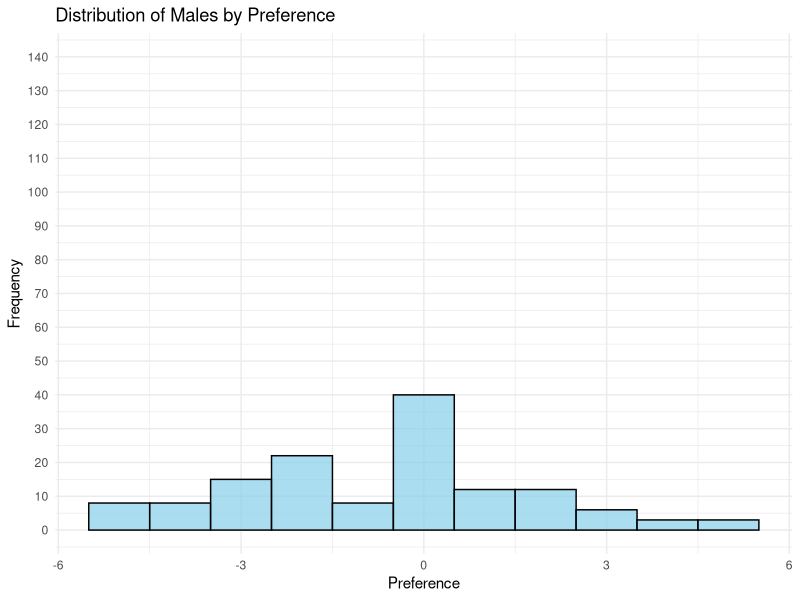
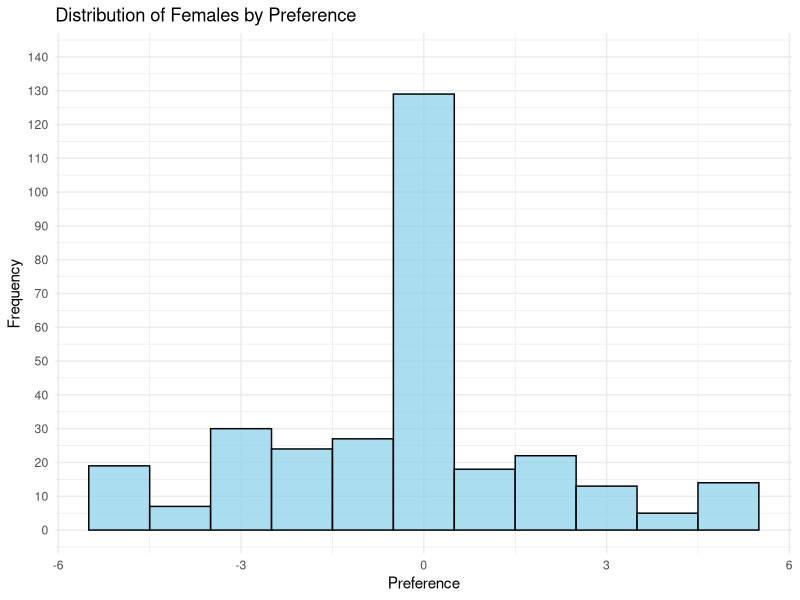
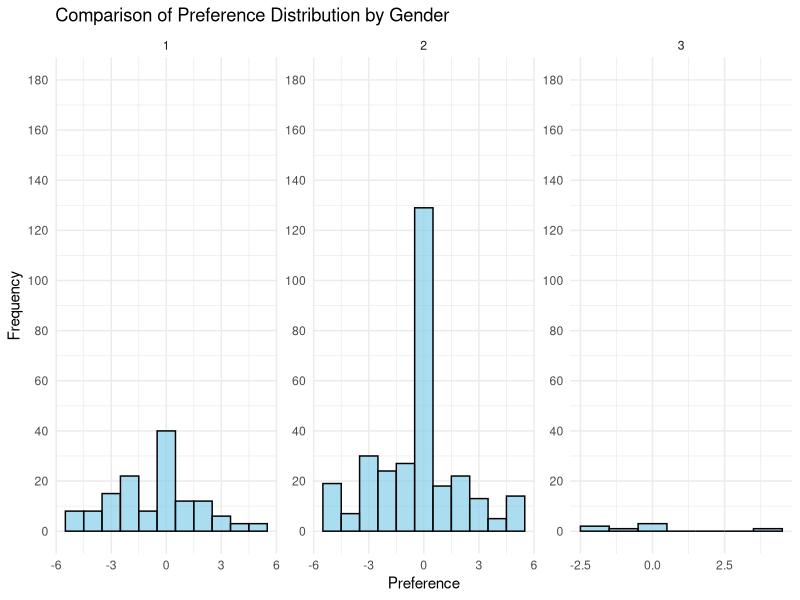
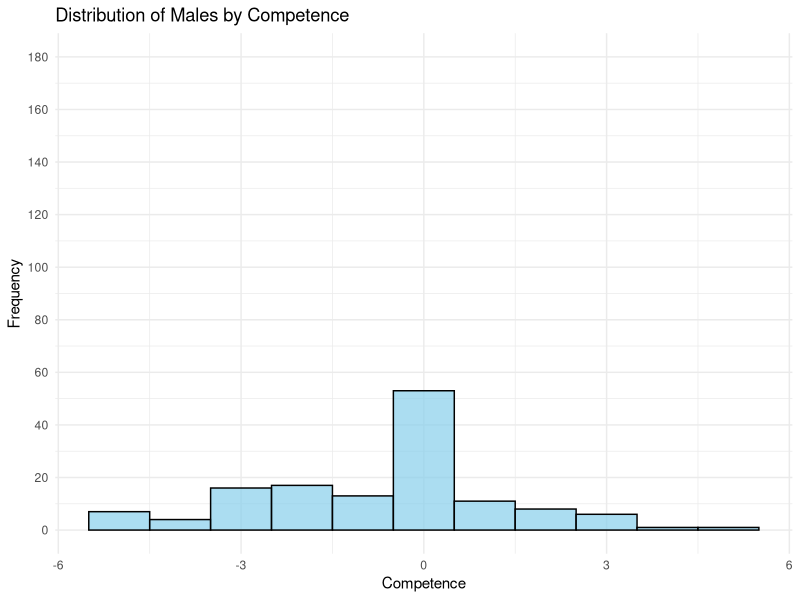
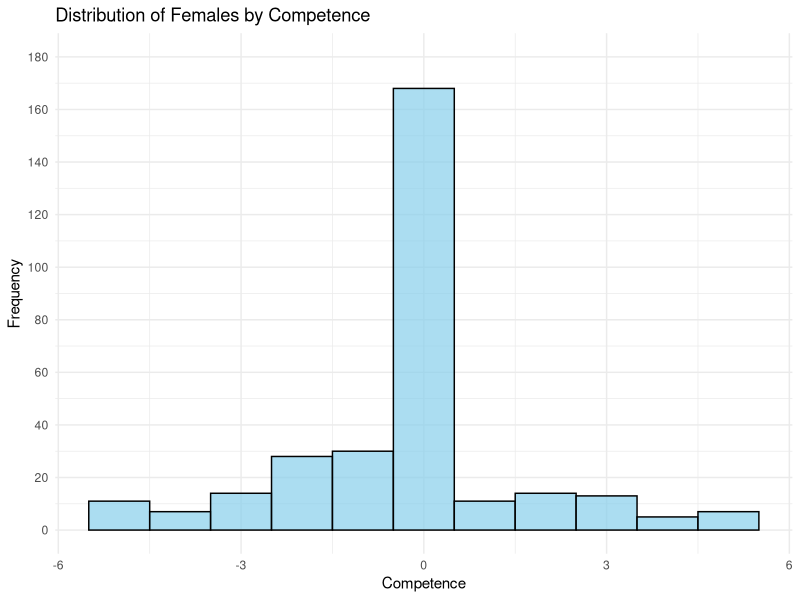
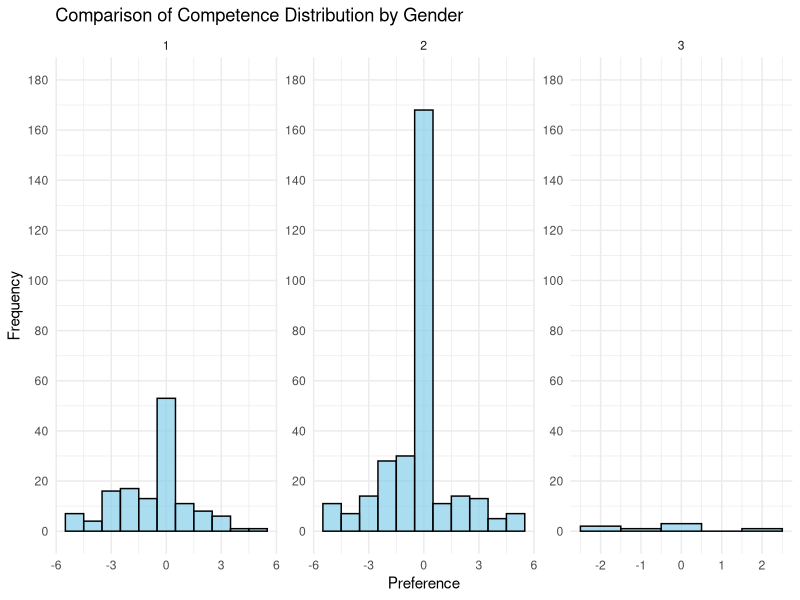

These figures' R source, in order:
#### Preamble ####
# Purpose: Clean the "Inaction We Trust" data of Study 2 by "Adrien Fillon" based on gender
# Author: Hari Lee Robledo, Sky Suh and Francesca Ye
# Date: 10 February 2024
# Pre-requisites: none


### Workspace Setup ###

library(tidyverse)
library(ggplot2)
library(dplyr)


#### Clean Data ####
# Select and save only the "preference", "competence" and "gender" columns
data_gender <- read.csv("study_2_raw_data.csv", sep = ";" )
data_gender <- data_gender[, c("preference","competence", "gender")]


# Convert columns to numeric (assuming "preference" is numeric)
data_gender$preference <- as.numeric(as.character(data_gender$preference))
data_gender$competence <- as.numeric(as.character(data_gender$competence))

# Skip rows with missing values
data_gender <- na.omit(data_gender)

data_gender

## Preference Graphs by Gender

# Select Gender 1 (male)
data_male <- data_gender[data_gender$gender == 1, ]

# Preference Graph by Gender 1 (Male)

histogram_male <- ggplot(data_male, aes(x = preference)) +
  geom_histogram(binwidth = 1, fill = "skyblue", color = "black", alpha = 0.7) +
  scale_y_continuous(limits = c(0,140), breaks = seq(0, 140, by = 10)) +
  labs(title = "Distribution of Males by Preference",
       x = "Preference",
       y = "Frequency") +
  theme_minimal()

histogram_male

# Preference Graph by Gender 2 (Female)

data_female <- data_gender[data_gender$gender == 2, ]

# Create a histogram for the "preference" column with gender equal to 2
histogram_female <- ggplot(data_female, aes(x = preference)) +
  geom_histogram(binwidth = 1, fill = "skyblue", color = "black", alpha = 0.7) +
  scale_y_continuous(limits = c(0,140), breaks = seq(0, 140, by = 10)) +
  labs(title = "Distribution of Females by Preference",
       x = "Preference",
       y = "Frequency") +
  theme_minimal()

histogram_female


#Compare Preference by Gender
#Code referenced from: https://chat.openai.com/
histogram_comparison_preference <- ggplot(data_gender, aes(x = preference)) +
  geom_histogram(binwidth = 1, fill = "skyblue", color = "black", alpha = 0.7) +
  labs(title = "Comparison of Preference Distribution by Gender",
       x = "Preference",
       y = "Frequency") +
  theme_minimal() +
  scale_y_continuous(limits = c(0, 180), breaks = seq(0, 180, by = 20)) +
  facet_wrap(~gender, scales = "free")


histogram_comparison_preference

## Competence Graphs by Gender

# Select Gender 1 (male) and Competence
data_male <- data_gender[data_gender$gender == 1, ]

histogram_male_competence <- ggplot(data_male, aes(x = competence)) +
  geom_histogram(binwidth = 1, fill = "skyblue", color = "black", alpha = 0.7) +
  labs(title = "Distribution of Males by Competence ",
       x = "Competence",
       y = "Frequency") +
  scale_y_continuous(limits = c(0, 180), breaks = seq(0, 180, by = 20)) +
  theme_minimal()

histogram_male_competence


# Select Gender 2 (female) and Competence
data_female <- data_gender[data_gender$gender == 2, ]

histogram_female_competence <- ggplot(data_female, aes(x = competence)) +
  geom_histogram(binwidth = 1, fill = "skyblue", color = "black", alpha = 0.7) +
  labs(title = "Distribution of Females by Competence",
       x = "Competence",
       y = "Frequency") +
  scale_y_continuous(limits = c(0, 180), breaks = seq(0, 180, by = 20)) +
  theme_minimal()

histogram_female_competence


#Compare Competence by Gender
#Code referenced from: https://chat.openai.com/
histogram_comparison_competence <- ggplot(data_gender, aes(x = competence)) +
  geom_histogram(binwidth = 1, fill = "skyblue", color = "black", alpha = 0.7) +
  labs(title = "Comparison of Competence Distribution by Gender",
       x = "Preference",
       y = "Frequency") +
  theme_minimal() +
  scale_y_continuous(limits = c(0, 180), breaks = seq(0, 180, by = 20)) +
  facet_wrap(~gender, scales = "free")


histogram_comparison_competence

